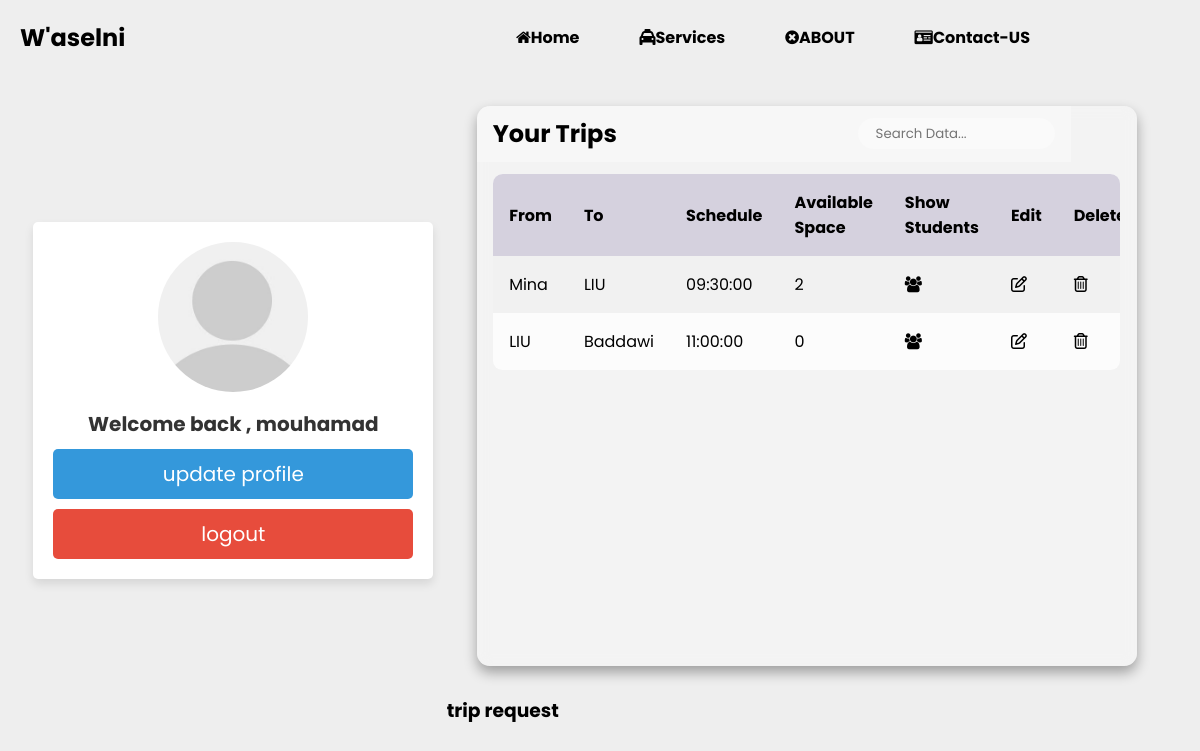
Before: /driverPages/profileDriver.php (signed in) with the older database file.
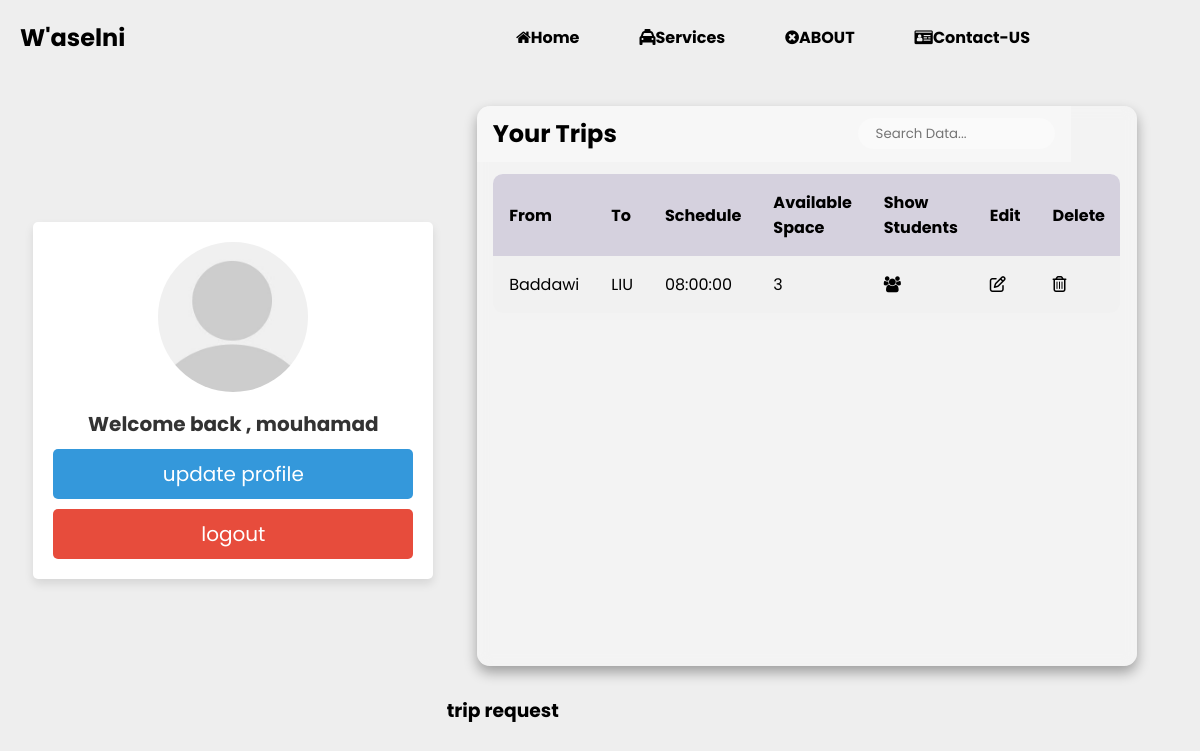
After: the same page with the newer database file.
### tables this page shows
CREATE TABLE `user` (
  `id` int(11) NOT NULL,
  `username` varchar(30) NOT NULL,
  `gender` varchar(30) NOT NULL,
  `password` varchar(30) NOT NULL,
  `role` varchar(30) NOT NULL,
  `email` varchar(30) NOT NULL
);

CREATE TABLE `trip` (
  `tripID` int(11) NOT NULL,
  `fromlocationID` int(11) NOT NULL,
  `toLocationID` int(11) NOT NULL,
  `time` int(11) NOT NULL,
  `dayID` int(11) NOT NULL,
  `availableNB` int(11) NOT NULL,
  `DriverID` int(11) NOT NULL
);

CREATE TABLE `location` (
  `locationID` int(11) NOT NULL,
  `locationName` varchar(30) NOT NULL
);

CREATE TABLE `time` (
  `timeId` int(11) NOT NULL,
  `time` time NOT NULL
);

### driverPages/profileDriver.php (the view, shortened to what this page needs)
<?php
include('../connection.php');
?>
<!DOCTYPE html>
<html lang="en">
<head>
    <link rel="stylesheet" href="./profil.css">
    <link rel="stylesheet" href="path/to/font-awesome/css/font-awesome.min.css">
    <link rel= " stylesheet "href="https://stackpath.bootstrapcdn.com/font-awesome/4.7.0/css/font-awesome.min.css"/>
</head>
<body>
        <nav class="navbar">
            <h1 class="logo"> W'aselni</h1>
            <ul class="nav-links">
                <li class="active"><i href ="#" class ="fa fa-home"></i><a href="#"></a></i>Home</li>
                <li class="active"><i class="fa-solid fa-taxi"></i><a href="#"></a>Services</li>
                <li class="active"><i href ="#" class ="fa fa-times-circle"></i><a href="#"></a></i>ABOUT</li>
                <li class="active"><i href ="#" class ="fa fa-id-card"><a href="#"></a></i>Contact-US</li>
            </ul>
        </nav>
        <div class="container">
              <?php
                include("./home.php");
            ?>
            <div class="table">
    <main class="table">
        <section class="table__header">
            <h1>Your Trips</h1>
            <div class="input-group">
                <input type="search" placeholder="Search Data...">
            </div>
        </section>
        <section class="table__body">
            <table>
                <thead>
                    <tr>
                        <th> From </th>
                        <th> To </th>
                        <th> Schedule </th>
                        <th> available space </th>
                        <th> Show Students</th>
                        <th> Edit</th>
                        <th> Delete</th>
                    </tr>
                </thead>
                <tbody>
                    <tr>
                        <?php
                        include('../connection.php');
                        $query = "SELECT
                                user.id AS userID,
                                user.username,
                                trip.tripID,
                                trip.fromlocationID,
                                from_location.locationName AS fromLocationName,
                                trip.toLocationID,
                                to_location.locationName AS toLocationName,
                                time.time As time,
                                trip.availableNB
                                FROM trip
                                INNER JOIN user ON user.id = trip.DriverID
                                INNER JOIN location AS from_location ON from_location.locationID = trip.fromlocationID
                                INNER JOIN location AS to_location ON to_location.locationID = trip.toLocationID
                                INNER JOIN time ON time.timeID = trip.time";
                        $res = mysqli_query($conn , $query);
                        while ($row = mysqli_fetch_array($res)) {
                            echo "<tr>";
                            echo "<td>".$row['fromLocationName']."</td>";
                            echo "<td>".$row['toLocationName']."</td>";
                            echo "<td>".$row['time']."</td>";
                            echo "<td>".$row['availableNB'] ."</td>";
                            echo "<td><i class='fa fa-users' aria-hidden='true'></i></td>";
                            echo "<td><i class='fa fa-pencil-square-o' aria-hidden='true'></i></td>";
                            echo "<td><i class='fa fa-trash-o' aria-hidden='true'></i></td>";
                            echo "</tr>";
                        }
                        ?>
                </tbody>
        </table>
    </section>
</main>
<h3>trip request</h3>
    </div>
</div>
    </body>
</html>

### driverPages/home.php (shortened to what this page needs)
<?php
include '../connection.php';
$user_id = $_SESSION['id'];
?>
<head>
   <link rel="stylesheet" href="./withprofile/css/style.css">
</head>
      <div class="profile">
         <?php
            $query =  "SELECT * FROM `user` WHERE id = '$user_id'";
            $res = mysqli_query($conn,$query);
            $userData = mysqli_fetch_array($res);
            ?>
            <img src="./withprofile/images/default-avatar.png" alt="">
         <h3> Welcome back , <?php echo $userData['username']; ?></h3>
         <a href="./withprofile/profile.php" class="btn">update profile</a>
         <a href="home.php?logout=<?php  ?>" class="delete-btn">logout</a>
      </div>

### driverPages/profil.css (style rules this page uses)
* { margin: 0; padding: 0; box-sizing: border-box; font-family: sans-serif; }
body { min-height: 100vh; background: url(images/html_table.jpg) center / cover; }
main.table { width: 55vw; height: 70vh; background-color: #fff5; margin: 30px ; backdrop-filter: blur(7px); box-shadow: 0 .4rem .8rem #0005; border-radius: .8rem; overflow: hidden; }
.table__header { width: 90%; height: 10%; background-color: #fff4; padding: .8rem 1rem; display: flex; justify-content: space-between; align-items: center; }
.table__header .input-group { width: 35%; height: 100%; background-color: #fff5; padding: 0 .8rem; border-radius: 2rem; display: flex; justify-content: center; align-items: center; transition: .2s; }
.table__header .input-group input { width: 100%; padding: 0 .5rem 0 .3rem; background-color: transparent; border: none; outline: none; }
.table__body { width: 95%; max-height: calc(89% - 1.6rem); background-color: #fffb; margin: .8rem auto; border-radius: .6rem; overflow: auto; overflow: overlay; }
table { width: 100%; }
table, th, td { border-collapse: collapse; padding: 1rem; text-align: left; }
thead th { position: sticky; top: 0; left: 0; background-color: #d5d1defe; cursor: pointer; text-transform: capitalize; }
tbody tr:nth-child(even) { background-color: #0000000b; }
tbody tr { --delay: .1s; transition: .5s ease-in-out var(--delay), background-color 0s; }
tbody tr td, tbody tr td p, tbody tr td img { transition: .2s ease-in-out; }
.navbar { position: absolute; top: 0; left: 0; display: flex; width: 90%; justify-content: space-between; padding: 20px; color: whitesmoke; }
ul { list-style: none; }
.nav-links { display: flex; align-items: center; }
.nav-links li { margin: 0 30px; color: black; }
.logo { color: black; }
.active { color: white; font-weight: bold; }
a { text-decoration: none; }

### driverPages/withprofile/css/style.css (style rules this page uses)
:root { --blue:#3498db; --dark-blue:#2980b9; --red:#e74c3c; --dark-red:#c0392b; --black:#333; --white:#fff; --light-bg:#eee; --box-shadow:0 5px 10px rgba(0,0,0,.1); }
* { font-family: 'Poppins', sans-serif; margin:0; padding:0; box-sizing: border-box; outline: none; border: none; text-decoration: none; }
body { margin: 0; padding:0; }
.btn, .delete-btn { width: 100%; border-radius: 5px; padding:10px 30px; color:var(--white); display: block; text-align: center; cursor: pointer; font-size: 20px; margin-top: 10px; }
.btn { background-color: var(--blue); }
.delete-btn { background-color: var(--red); }
.container { min-height: 100vh; background-color: var(--light-bg); display: flex; align-items: center; justify-content: space-evenly; padding:20px; }
.container .profile { padding:20px; background-color: var(--white); box-shadow: var(--box-shadow); text-align: center; width: 400px; border-radius: 5px; }
.container .profile img { height: 150px; width: 150px; border-radius: 50%; object-fit: cover; margin-bottom: 5px; }
.container .profile h3 { margin:5px 0; font-size: 20px; color:var(--black); }

Changed rows visible on the page:
removed trip: fromlocationID.locationName "Mina", toLocationID.locationName "LIU", time.time "09:30:00", availableNB "2"
removed trip: fromlocationID.locationName "LIU", toLocationID.locationName "Baddawi", time.time "11:00:00", availableNB "0"
added trip: fromlocationID.locationName "Baddawi", toLocationID.locationName "LIU", time.time "08:00:00", availableNB "3"
